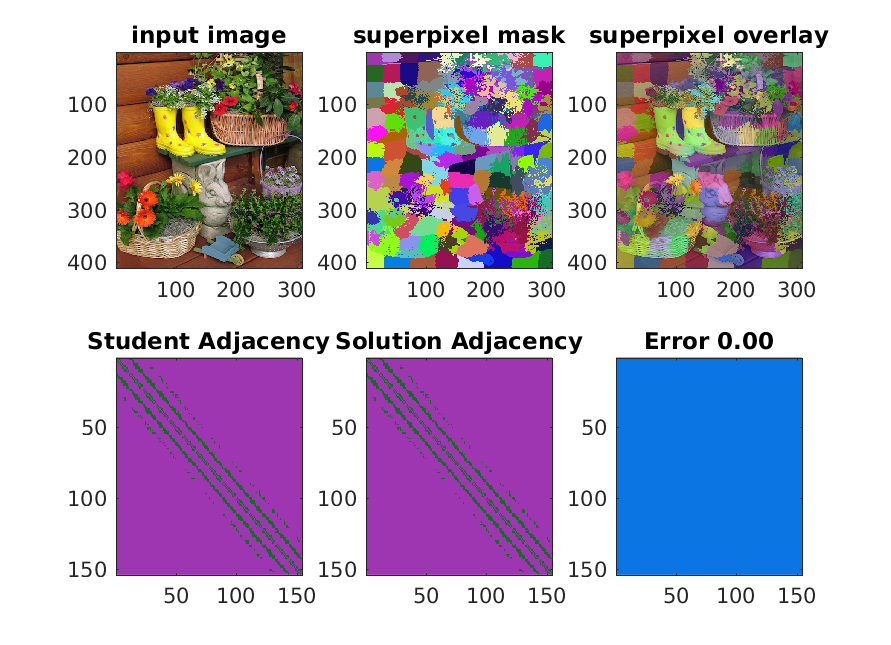
%> input picture Homework/hw5/q2_result.png, 891 x 645 px, given in place of flower1.jpg, which was not available
$ octave q3.m   (GNU Octave 9; MATLAB toolbox functions it lacks are replaced by stand-ins)
%> lines starting %> are read from the running program, lines starting %| are printed output that depends on the picture; pictures that were not available may be replaced by others from this repository, and a replacement may not be noted
### Homework/hw5/slic.m
function [S,Copt] = slic(image,k)

% function [S,Copt] = slic(image,numsegs)
%     EECS 442 Computer Vision;
%     Jason Corso
%
% Implementation of Achanta et al. "SLIC Superpixels Compared
%  to State-of-the-art Superpixel Methods" PAMI 2011.
% Notation is directly from this paper when possible.
%
% k is the number of segments
% S is an index image with a unique id associated with each segments
% Copt is the structure array describing the segment information
%    it is an optional output
%    See lines 34-44 of this code to understand what is represented
%    by the superpixel Copt structure


[r,c,b] = size(image);
N = r*c;
SD = floor(sqrt(N/k));

%fprintf('r=%d,c=%d,N=r*c=%d\n',r,c,N);
%fprintf('S=%d\n',S);

% convert the image to Lab space
I = RGB2Lab(image);
IL = I(:,:,1);   %[min(min(IL)) max(max(IL))]
Ia = I(:,:,2);   %[min(min(Ia)) max(max(Ia))]
Ib = I(:,:,3);   %[min(min(Ib)) max(max(Ib))]
dy = conv2(IL,fspecial('sobel'),'same');
dx = conv2(IL,fspecial('sobel')','same');

% set up how we will store the cluster centers
C = struct( 'index',{}...
           ,'l'    ,{}... % mean L in Lab
           ,'a'    ,{}... % mean a in Lab
           ,'b'    ,{}... % mean b in Lab
           ,'x'    ,{}... % mean x
           ,'y'    ,{}... % mean y
           ,'x_sub',{}... % subpixel x
           ,'y_sub',{}... % subpixel y
           ,'fv'   ,{}... % a feature vector that will get used later
          );

% initialize the seed points
i=1;
for y=floor(SD/2):SD:r
    for x=floor(SD/2):SD:c
        C(i).index = i;
        C(i).x = x;
        C(i).y = y;
        C(i).l = IL(y,x);
        C(i).a = Ia(y,x);
        C(i).b = Ib(y,x);
        i = i + 1;
    end
end
clear i x y;

% assert length(centers) = k
k = length(C);

% recenter seed points
M = dx.*dx+dy.*dy;
for i = 1:k
    minr = max(1,C(i).y-1);
    minc = max(1,C(i).x-1);
    maxr = min(r,C(i).y+1);
    maxc = min(c,C(i).x+1);
    g = M(minr:maxr,minc:maxc);

    [~,ix] = min(g(:));
    [y,x] = ind2sub([3 3],ix);
    y = C(i).y+y-2;
    x = C(i).x+x-2;
    C(i).x = x;
    C(i).y = y;
    C(i).l = IL(y,x);
    C(i).a = Ia(y,x);
    C(i).b = Ib(y,x);
end

% initialize other variables
% label l
S = ones(r,c)*-1;
% distance
d = inf(r,c);
% residual error
E = 1e20;
% m -- scalar weight on the distance function
m = 20;
m2overS2 = m*m/(SD*SD);   % m^2 / S^2

% main loop of algorithm
for iteration=1:12

    % loop over cluster centers
    for i = 1:k

        minr = max(1,C(i).y-SD);
        minc = max(1,C(i).x-SD);
        maxr = min(r,C(i).y+SD);
        maxc = min(c,C(i).x+SD);

        % this is how big di will ultimately be
        %D = zeros(maxr-minr+1,maxc-minc+1);

        li = I(minr:maxr,minc:maxc,1);
        ai = I(minr:maxr,minc:maxc,2);
        bi = I(minr:maxr,minc:maxc,3);
        [xi,yi] = meshgrid(minc:maxc,minr:maxr);

        dc2 = (li-C(i).l).*(li-C(i).l) + ...
              (ai-C(i).a).*(ai-C(i).a) + ...
              (bi-C(i).b).*(bi-C(i).b) ;

        ds2 = (xi-C(i).x).*(xi-C(i).x) + ...
              (yi-C(i).y).*(yi-C(i).y) ;
        ds2 = ds2*m2overS2;

        % D is actually squared distance from paper
        D = dc2+ds2;

        % update records of membership
        [updates_r,updates_c] = find(D < d(minr:maxr,minc:maxc));
        updates_i = sub2ind(size(D),updates_r,updates_c);

        % indices into the bigger image records
        updates_R = minr + updates_r - 1;
        updates_C = minc + updates_c - 1;
        updates_I = sub2ind([r,c],updates_R,updates_C);

        d(updates_I) = D(updates_i);
        S(updates_I) = i;

    end

    % update the clusters and compute the residual error
    err = 0;
    for i = 1:k

        pixels = find(S==i);
        [pixels_r,pixels_c] = ind2sub([r,c],pixels);

        new_y = mean(pixels_r);
        new_x = mean(pixels_c);
        new_l = mean(IL(pixels));
        new_a = mean(Ia(pixels));
        new_b = mean(Ib(pixels));

        err = err + hypot(new_y-C(i).y,new_x-C(i).x);

        C(i).x_sub = new_x;
        C(i).y_sub = new_y;
        C(i).x = min(max(1,round(new_x)),c);
        C(i).y = min(max(1,round(new_y)),r);
        C(i).l = new_l;
        C(i).a = new_a;
        C(i).b = new_b;

    end

    % check residual
    if (E-err) < 1
       break;
    else
        E = err;
    end

end


% finish
if nargout==2
    Copt = C;
end

### Homework/hw5/RGB2Lab.m
function [L,a,b] = RGB2Lab(R,G,B)
%RGB2LAB Convert an image from RGB to CIELAB
%
% function [L, a, b] = RGB2Lab(R, G, B)
% function [L, a, b] = RGB2Lab(I)
% function I = RGB2Lab(...)
%
% RGB2Lab takes red, green, and blue matrices, or a single M x N x 3 image,
% and returns an image in the CIELAB color space.  RGB values can be
% either between 0 and 1 or between 0 and 255.  Values for L are in the
% range [0,100] while a and b are roughly in the range [-110,110].  The
% output is of type double.
%
% This transform is based on ITU-R Recommendation BT.709 using the D65
% white point reference. The error in transforming RGB -> Lab -> RGB is
% approximately 10^-5.
%
% See also LAB2RGB.

% By Mark Ruzon from C code by Yossi Rubner, 23 September 1997.
% Updated for MATLAB 5 28 January 1998.
% Updated for MATLAB 7 30 March 2009.

if nargin == 1
  B = double(R(:,:,3));
  G = double(R(:,:,2));
  R = double(R(:,:,1));
end

if max(max(R)) > 1.0 || max(max(G)) > 1.0 || max(max(B)) > 1.0
  R = double(R) / 255;
  G = double(G) / 255;
  B = double(B) / 255;
end


% Set a threshold
T = 0.008856;

[M, N] = size(R);
s = M * N;
RGB = [reshape(R,1,s); reshape(G,1,s); reshape(B,1,s)];

% RGB to XYZ
MAT = [0.412453 0.357580 0.180423;
       0.212671 0.715160 0.072169;
       0.019334 0.119193 0.950227];
XYZ = MAT * RGB;

% Normalize for D65 white point
X = XYZ(1,:) / 0.950456;
Y = XYZ(2,:);
Z = XYZ(3,:) / 1.088754;

XT = X > T;
YT = Y > T;
ZT = Z > T;

Y3 = Y.^(1/3);

fX = XT .* X.^(1/3) + (~XT) .* (7.787 .* X + 16/116);
fY = YT .* Y3 + (~YT) .* (7.787 .* Y + 16/116);
fZ = ZT .* Z.^(1/3) + (~ZT) .* (7.787 .* Z + 16/116);

L = reshape(YT .* (116 * Y3 - 16.0) + (~YT) .* (903.3 * Y), M, N);
a = reshape(500 * (fX - fY), M, N);
b = reshape(200 * (fY - fZ), M, N);

if nargout < 2
  L = cat(3,L,a,b);
end

### Homework/hw5/histvec.m
function v = histvec(image,mask,b)

% function v = histvec(image,mask,b)
%
%     EECS 442 Computer Vision;
%     Jason Corso
%
%  For each channel in the image, compute a b-bin histogram (uniformly space
%  bins in the range 0:1) of the pixels in image where the mask is true.
%  Then, concatenate the vectors together into one column vector (first
%  channel at top).
%
%  mask is a matrix of booleans the same size as image.
%
%  normalize the histogram of each channel so that it sums to 1.
%
%  You CAN use the hist function.
%  You MAY loop over the channels.

chan = size(image,3);

c = 1/b;       % bin offset
x = c/2:c:1;   % bin centers


%%%%% IMPLEMENT below this line into a 3*b by 1 vector  v
%%  3*b because we have a color image and you have a separate
%%  histogram per color channel
v=[];
% positions=[mod(find(mask),size(mask,1)),floor(find(mask)/size(mask,1))];
[row,col]=find(mask);
for i=1:chan
    vv=zeros(length(row),1);
    for j=1:length(row)
        vv(j)=image(row(j),col(j),i);
    end
    N=hist(vv,x);
    v=[v; N'/sum(N)];
end

### Homework/hw5/reduce.m
function segments = reduce(image, segments, segmentimage)

% function segments = reduce(image,segments, segmentimage)
%
%     EECS 442 Computer Vision;
%     Jason Corso
%
% Wrapper for function to compute feature descriptors on the segments
%

bins = 10;

for i=1:length(segments)

    segments(i).fv = histvec(image,segmentimage==i,bins);

end

### Homework/hw5/segNeighbors.m
function Bmap = segNeighbors(svMap)

%%% function Bmap = segNeighbors(svMap)
%  EECS 442 Computer Vision
%
%  Implement the code to compute the adjacency matrix for the superpixel graph
%  captured by svMap
%
%  INPUT:  svMap is an integer image with the value of each pixel being
%           the id of the superpixel with which it is associated
%  OUTPUT: Bmap is a binary adjacency matrix NxN (N being the number of superpixels
%           in svMap).  Bmap has a 1 in cell i,j if superpixel i and j are neighbors.
%           Otherwise, it has a 0.  Superpixels are neighbors if any of their
%           pixels are neighbors.

segmentList = unique(svMap);
segmentNum = length(segmentList);

%%%% IMPLEMENT the calculation of the adjacency

Bmap=zeros(segmentNum,segmentNum);

[row,col]=find(diff(svMap)~=0);
% assert(max(row)<size(svMap,1));
for i=1:length(row)
    Bmap(svMap(row(i),col(i)),svMap(row(i)+1,col(i)))=1;
end
[row,col]=find(diff(svMap,1,2)~=0);
% assert(max(col)<size(svMap,2));
for i=1:length(row)
    Bmap(svMap(row(i),col(i)),svMap(row(i),col(i)+1))=1;
end
[row,col]=find(svMap(1:size(svMap,1)-1,1:size(svMap,2)-1)...
    -svMap(2:size(svMap,1),2:size(svMap,2))~=0);
for i=1:length(row)
    Bmap(svMap(row(i),col(i)),svMap(row(i)+1,col(i)+1))=1;
end
[row,col]=find(svMap(1:size(svMap,1)-1,2:size(svMap,2))...
    -svMap(2:size(svMap,1),1:size(svMap,2)-1)~=0);
for i=1:length(row)
    Bmap(svMap(row(i)+1,col(i)),svMap(row(i),col(i)+1))=1;
end
Bmap=(Bmap+Bmap')>0;

### Homework/hw5/bfs_augmentpath.m
%WHITE =0;
%GRAY=1;
%BLACK=2

function augmentpath=bfs_augmentpath(start,target,current_flow,capacity,n)
    WHITE =0;
    GRAY=1;
    BLACK=2;
    color(1:n)=WHITE;
    head=1;
    tail=1;
    q=[];
    augmentpath=[];

    %ENQUEUE
    q=[start q];
    color(start)=GRAY;

    pred(start) = -1;

    pred=zeros(1,n);
    while ~isempty (q)
    %    [u,q]=dequeue(q);
            u=q(end);
            q(end)=[];
            color(u)=BLACK;
    %     dequeue end here

            for v=1:n
                if (color(v)==WHITE && capacity(u,v)>current_flow(u,v) )
    %enqueue(v,q)
                    q=[v q];
                    color(v)=GRAY;
    % enqueue end here
                    pred(v)=u;

                end
            end
    end
    if color(target)==BLACK       %if target is accessible
       temp=target;
       while pred(temp)~=start
        augmentpath = [pred(temp) augmentpath];     %augment path doesnt containt the start point AND target point
        temp=pred(temp);
       end
       augmentpath=[start augmentpath target];
    else
        augmentpath=[];         % default resulte is empty
    end


### Homework/hw5/ff_max_flow.m
function [max_flow,current_flow]=ff_max_flow(source,sink,capacity,nodes_number)

% From Mathworks File Exchange

current_flow=zeros(nodes_number,nodes_number);
max_flow=0;
augmentpath = bfs_augmentpath(source,sink,current_flow,capacity,nodes_number);

%bfs_augmentpath(2,6,current_flow,capacity,6)
while ~isempty(augmentpath)
    % if there exits a augment path, update the current_flow
    increment = inf;
    for i=1:length(augmentpath)-1
        increment=min(increment, capacity(augmentpath(i),augmentpath(i+1))-current_flow(augmentpath(i),augmentpath(i+1)));
    end
    %now increase the current_flow
    for i=1:length(augmentpath)-1
        current_flow(augmentpath(i),augmentpath(i+1))=current_flow(augmentpath(i),augmentpath(i+1))+increment;
        current_flow(augmentpath(i+1),augmentpath(i))=current_flow(augmentpath(i+1),augmentpath(i))-increment;
    end
    max_flow=max_flow+increment;
    augmentpath = bfs_augmentpath(source,sink,current_flow,capacity,nodes_number);% try to find new augment path
end

### Homework/hw5/q3.m
% Q3 example on an image

%% load the image
%im = double(imread('porch1.png'))/255;

%im = double(imread('veggie-stand.jpg'))/255;

im = double(imread('flower1.jpg'))/255;

%im = rand(100,100,3)/20;
%im(40:60,40:60,1) = 1 - im(40:60,40:60,1);

%im = double(imread('flag1.jpg'))/255;


%figure; imagesc(im);


%% first compute the superpixels on the image we loaded
[S,C] = slic(im,144);
%> in RGB2Lab, `R = double(R(:,:,1));`:
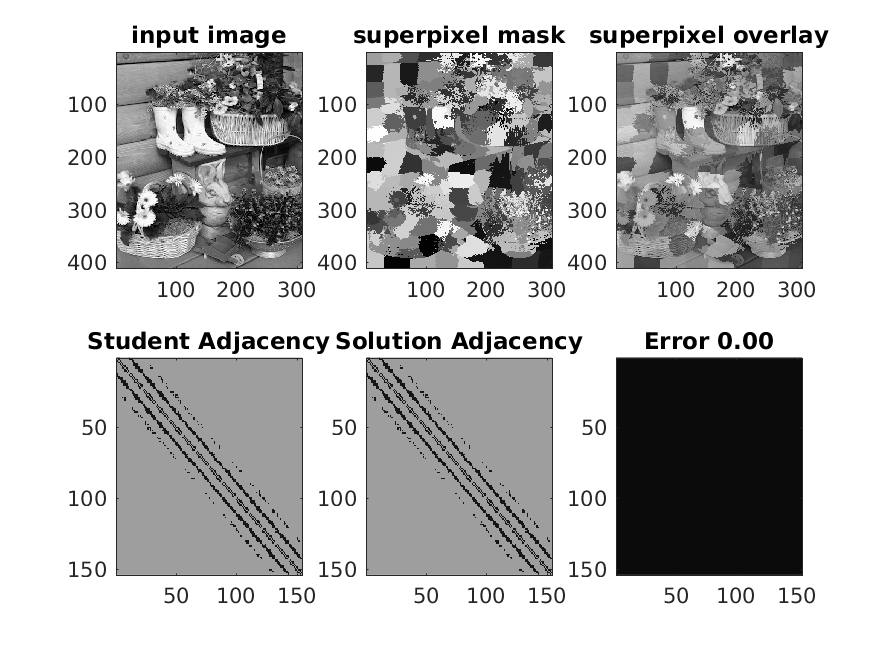
%> R: size 645x891 double; min 0, max 1, mean 0.736
%> in RGB2Lab, `XT = X > T;`: XT = 574695 logical values, 568301 true
%> in RGB2Lab, `YT = Y > T;`: YT = 574695 logical values, 568285 true
%> in RGB2Lab, `ZT = Z > T;`: ZT = 574695 logical values, 567995 true
%> in RGB2Lab, `b = reshape(200 * (fY - fZ), M, N);`:
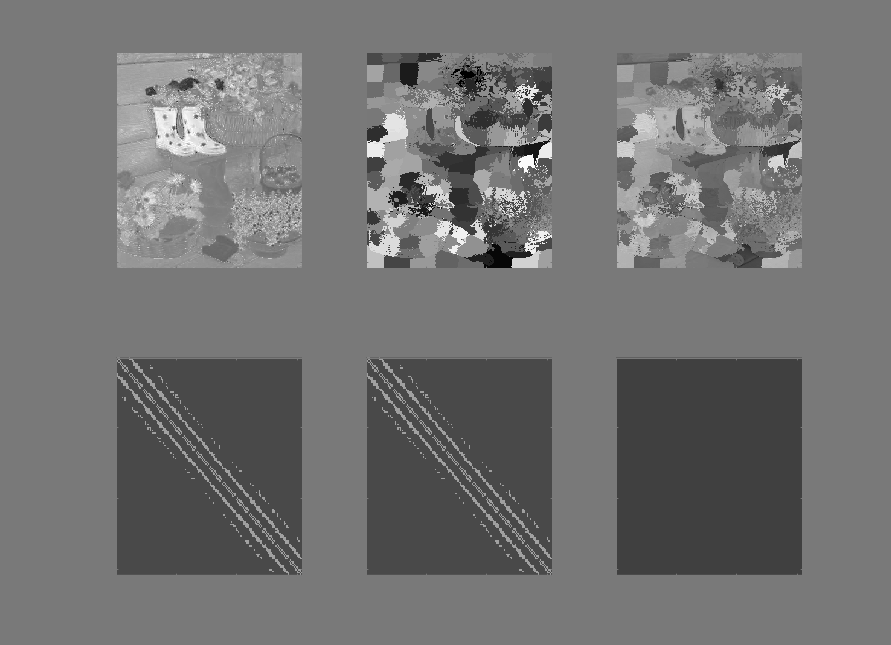
%> b: size 645x891 double; min -85.23, max 93.86, mean -5; drawn with min black and max white
%> in RGB2Lab, `L = cat(3,L,a,b);`:
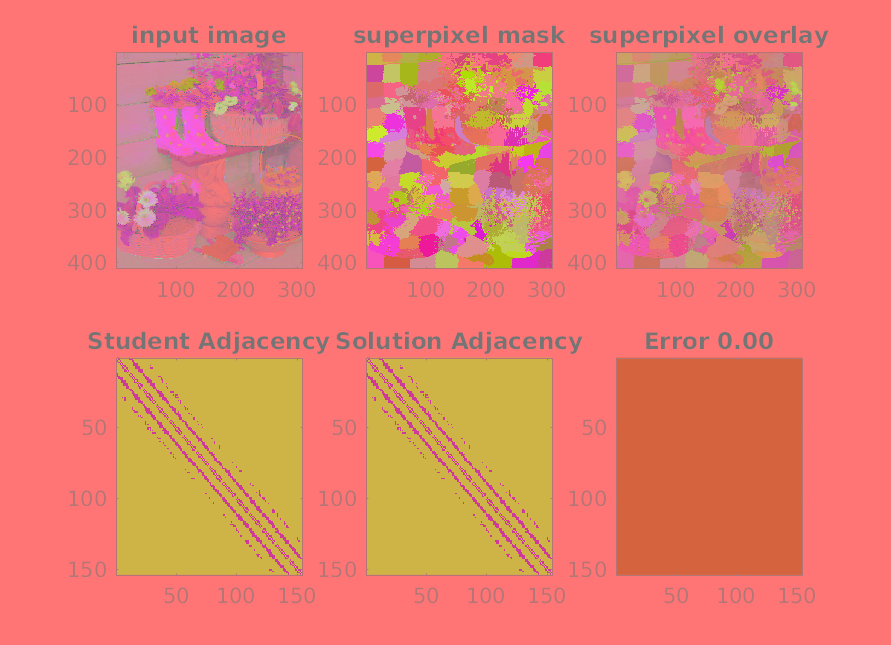
%> L: size 645x891x3 double; mean R, G, B 84.1, 5.6, -5; drawn with min black and max white
%> in slic, `dx = conv2(IL,fspecial('sobel')','same');`:
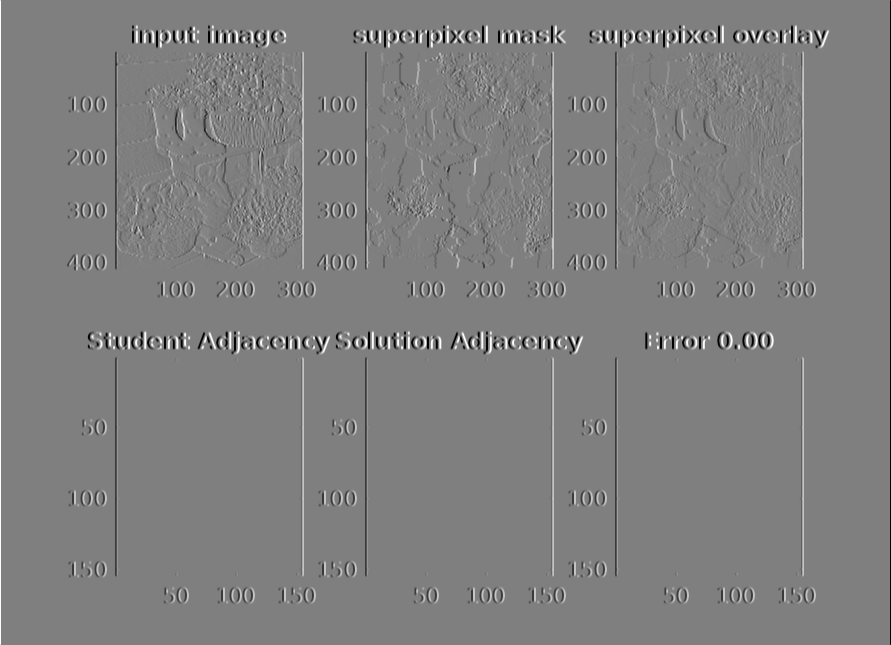
%> dx: size 645x891 double; min -400, max 400, mean 0; mean of the top-left, top-right, bottom-left and bottom-right quarters 0.6, -0.6, 0.5, -0.5; drawn with min black and max white
%> after the loop in slic, `for y=floor(SD/2):SD:r`: C = 140 items; first 5, index, l, a, b and x: 1 100 0 0 31, 2 100 0 0 94, 3 99.39 0 0 157, 4 68.91 0 0 220, 5 97.84 0 0 283; i = 141
%> in slic, `k = length(C);`: k = 140
%> in slic, `M = dx.*dx+dy.*dy;`:
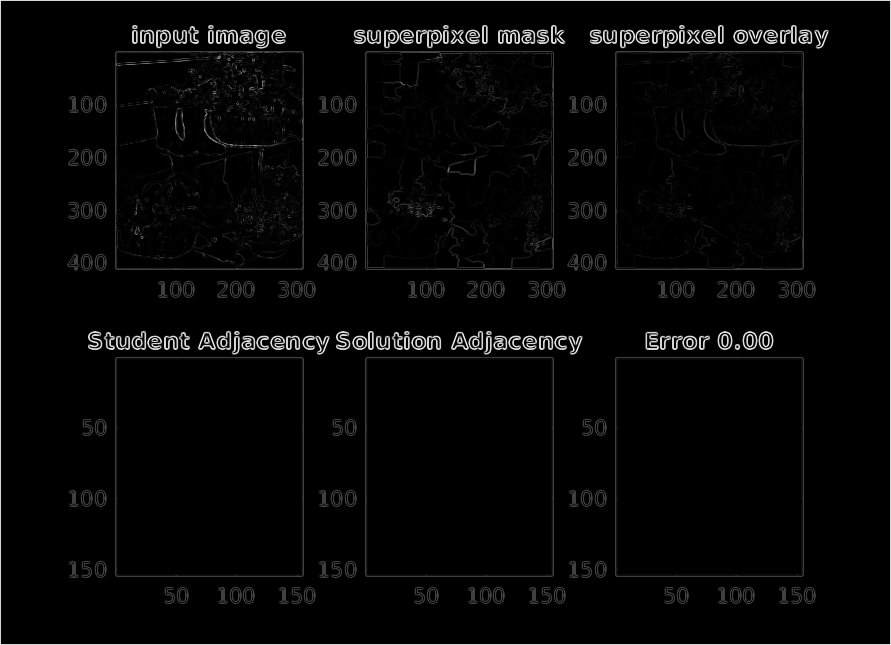
%> M: size 645x891 double; min 0, max 189200.5, mean 5090.4; drawn with min black and max white
%> the loop in slic, `for i = 1:k` made 140 passes
%> (minr, minc, maxr, maxc, g, ix, y, x) on passes 1, 2, 6, 9, 12, 14, 15: (30, 30, 32, 32, [0 0 0; 0 0 0; 0 0 0], 1, 30, 30), (30, 93, 32, 95, [0 0 0; 0 0 0; 0 0 0], 1, 30, 93), (30, 345, 32, 347, [0 0 0; 0 0 0; 0 0 0], 1, 30, 345), (30, 534, 32, 536, [9.36 0 0; 13789.8 259.6 0; 113220 13789.8 9.36], 4, 30, 535), (30, 723, 32, 725, [160000 104995 0; 160000 104995 0; 160000 104995 0], 7, 30, 725), (30, 849, 32, 851, [0 0 0; 0 0 0; 0 0 0], 1, 30, 849), (93, 30, 95, 32, [0 0 0; 0 0 0; 0 0 0], 1, 93, 30)
%> (minr, minc, maxr, maxc, ix, y, x) on passes 3, 4, 5, 7, 8, 10: (30, 156, 32, 158, 1, 30, 156), (30, 219, 32, 221, 7, 30, 221), (30, 282, 32, 284, 7, 30, 284), (30, 408, 32, 410, 3, 32, 408), (30, 471, 32, 473, 9, 32, 473), (30, 597, 32, 599, 3, 32, 597)
%> after the loop in slic, `for i = 1:k`: C = 140 items; first 5, index, l, a, b and x: 1 100 0 0 30, 2 100 0 0 93, 3 100 0 0 156, 4 100 0 0 221, 5 100 0 0 284
%> the loop in slic, `for iteration=1:12` made 8 passes
%> E on passes 1 to 7: 1447.6, 576.7, 254.8, 115.3, 81.62, 71.03, 57.96
%> after the loop in slic, `for iteration=1:12`:
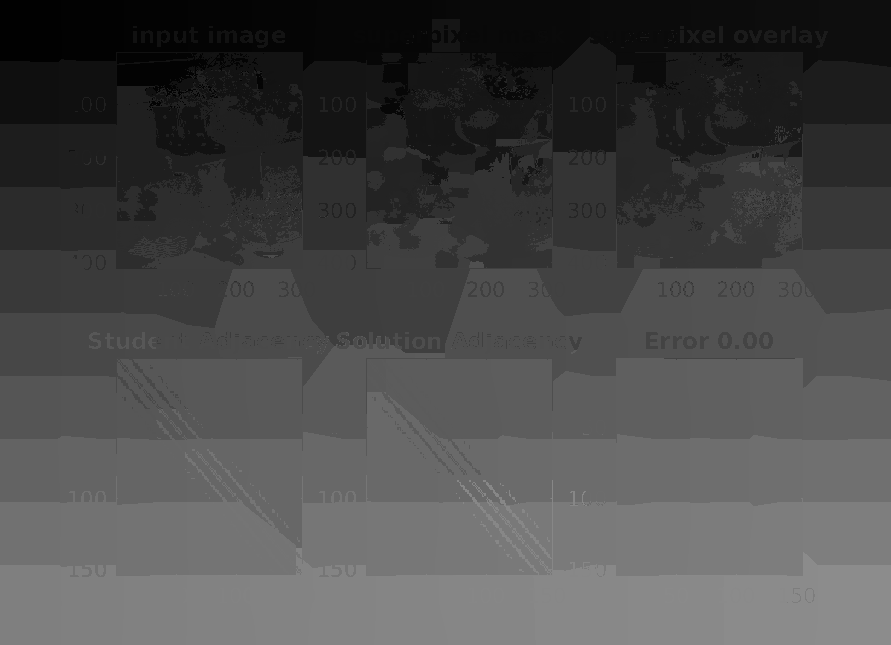
%> S: size 645x891 double; min 1, max 140, mean 72.9
%> after the loop in slic, `for iteration=1:12`:
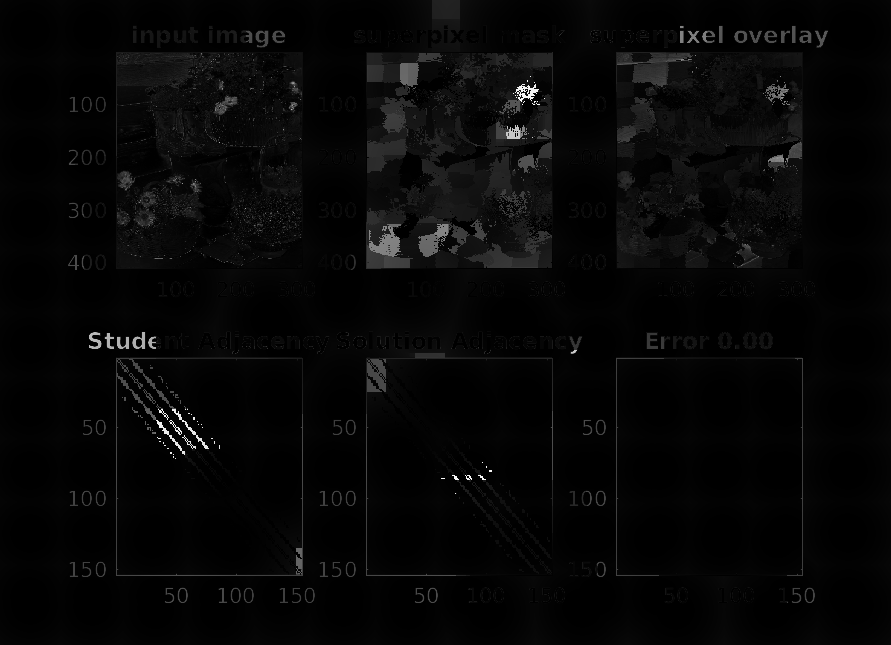
%> d: size 645x891 double; min 0, max 9483.7, mean 260; drawn with min black and max white
%> after the loop in slic, `for iteration=1:12`: C = 140 items; first 5, index, l, a, b and x: 1 100 0 0 31, 2 100 0 0 93, 3 83.74 6.17 12.15 157, 4 97.59 -0.398 1.65 222, 5 99.73 0.0271 0.0495 287
%> in slic, `Copt = C;`: Copt has the same summary as C
cmap = rand(max(S(:)),3);
mainfig = figure;
subplot(2,3,1); imagesc(im); title('input image')
subplot(2,3,2); imagesc(S);  title('superpixel mask');
colormap(cmap);

lambda=0.5;
subplot(2,3,3); imagesc(ind2rgb(S,cmap)*lambda+im*(1-lambda));  title('superpixel overlay');

%% next compute the feature reduction for the segmentation (histograms)
C = reduce(im,C,S);
%> the loop in reduce, `for i=1:length(segments)` made 140 passes
%> the run ends on the next line
